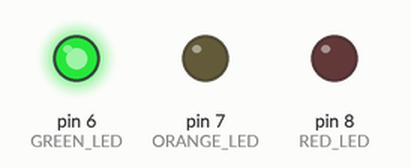
A sketch run on a simulated Arduino Uno, built with avr-gcc and run on an emulated ATmega328P. Parts: output pins drawn as LEDs (lit = HIGH).

Above: at 0.15 s.
At 3.0 s:
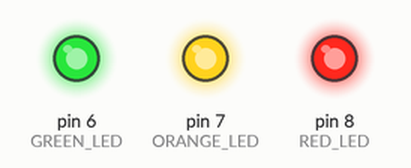
At 4.85 s:
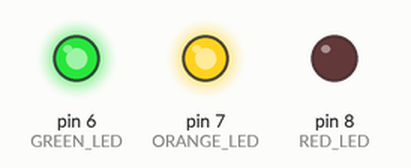
At 7.3 s:
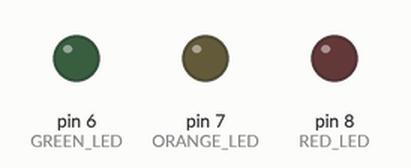
Timing chart, 0 to 8.7 s (numbered marks = the images above):
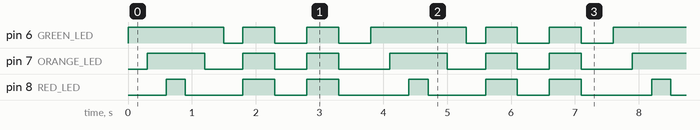

The sketch:

01_CoreMicro_Test.ino
```cpp
// Title:
// Author: Alex Riebe
// Description: This program tests the functionality


// Define pins
const uint8_t  GREEN_LED{6};
const uint8_t  ORANGE_LED{7};
const uint8_t  RED_LED{8};


void setup() {
  // put your setup code here, to run once:
  pinMode(GREEN_LED, OUTPUT);
  pinMode(ORANGE_LED, OUTPUT);
  pinMode(RED_LED, OUTPUT);
}

void loop() {
  // put your main code here, to run repeatedly:
  digitalWrite(GREEN_LED, HIGH);
  delay(300);
  digitalWrite(ORANGE_LED, HIGH);
  delay(300);
  digitalWrite(RED_LED, HIGH);
  delay(300);
  digitalWrite(RED_LED, LOW);
  delay(300);
  digitalWrite(ORANGE_LED, LOW);
  delay(300);
  digitalWrite(GREEN_LED, LOW);
  delay(300);
  digitalWrite(GREEN_LED, HIGH);
  digitalWrite(ORANGE_LED, HIGH);
  digitalWrite(RED_LED, HIGH);
  delay(500);
  digitalWrite(GREEN_LED, LOW);
  digitalWrite(ORANGE_LED, LOW);
  digitalWrite(RED_LED, LOW);
  delay(500);
  digitalWrite(GREEN_LED, HIGH);
  digitalWrite(ORANGE_LED, HIGH);
  digitalWrite(RED_LED, HIGH);
  delay(500);
  digitalWrite(GREEN_LED, LOW);
  digitalWrite(ORANGE_LED, LOW);
  digitalWrite(RED_LED, LOW);
  delay(500);


}
```

Measured:
- by itself, pin 6 (GREEN_LED): repeats every 3.8 s: LOW 0.30 s, 2 × (HIGH 0.50 s, LOW 0.50 s), HIGH 1.5 s
- by itself, pin 7 (ORANGE_LED): repeats every 3.8 s: LOW 0.60 s, HIGH 0.50 s, LOW 0.50 s, HIGH 0.50 s, LOW 0.80 s, HIGH 0.90 s
- by itself, pin 8 (RED_LED): repeats every 3.8 s: LOW 0.90 s, HIGH 0.50 s, LOW 0.50 s, HIGH 0.50 s, LOW 1.1 s, HIGH 0.30 s
